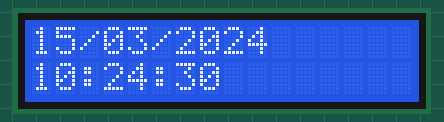
Simulated run of this sketch. Board: Arduino Uno, built with avr-gcc and run on an emulated ATmega328P. Parts: 16×2 character LCD. The local clock reads 2024-03-15 10:24:30 at power-on unless the sketch sets it.

Above: at 0.1 s.
At 4.1 s:
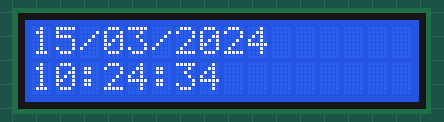
At 9.2 s:
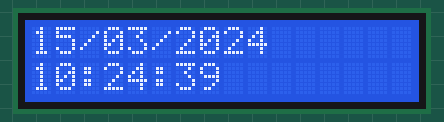
At 19.2 s:
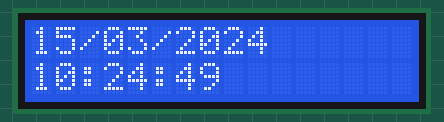
At 28.3 s:
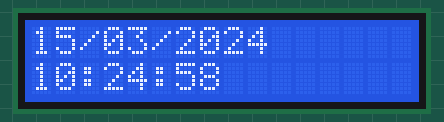
At 38.3 s:
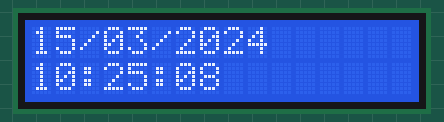

The sketch:

DS3231Clock.ino
```cpp
#include <Wire.h>
#include <RTClib.h>
#include <LiquidCrystal.h>

// Initialize RTC and LCD objects
RTC_DS3231 rtc;
LiquidCrystal lcd(12, 11, 5, 4, 3, 2); // RS, E, D4, D5, D6, D7

void setup() {
  Serial.begin(9600);

  // Initialize LCD
  lcd.begin(16, 2);
  lcd.clear();
  lcd.print("Initializing...");

  // Initialize RTC
  if (!rtc.begin()) {
    lcd.clear();
    lcd.print("RTC Not Found!");
    while (1);
  }

  if (rtc.lostPower()) {
    lcd.setCursor(0, 1);
    lcd.print("Setting Time...");
    rtc.adjust(DateTime(F(__DATE__), F(__TIME__)));
    delay(1000);
  }

  lcd.clear();
}

void loop() {
  DateTime now = rtc.now();

  // Display Date on first line
  lcd.setCursor(0, 0);
  printTwoDigits(now.day());
  lcd.print("/");
  printTwoDigits(now.month());
  lcd.print("/");
  lcd.print(now.year());

  // Display Time on second line
  lcd.setCursor(0, 1);
  printTwoDigits(now.hour());
  lcd.print(":");
  printTwoDigits(now.minute());
  lcd.print(":");
  printTwoDigits(now.second());

  delay(1000);
}

void printTwoDigits(int number) {
  if (number < 10) {
    lcd.print("0");
  }
  lcd.print(number);
}
```

Measured:
- what the display in image 1 shows lasts 1.0 s, from 4.1 s to 5.1 s
